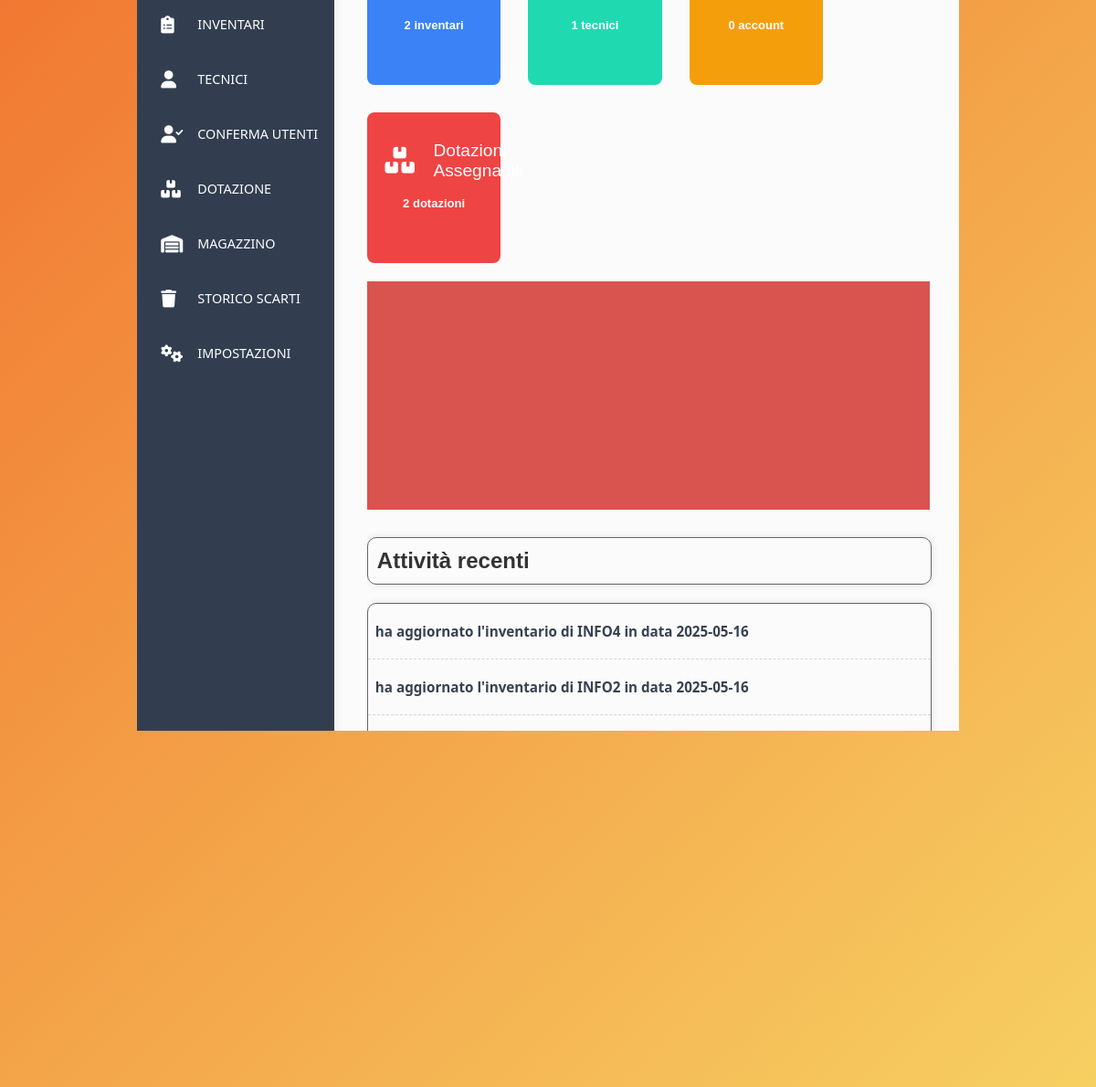
Screenshot of /admin_page/admin_page.php (signed in) with the database file from the repository.
### tables this page shows
CREATE TABLE `inventario` (
  `codice_inventario` varchar(15) NOT NULL,
  `data_inventario` date DEFAULT NULL,
  `descrizione` text DEFAULT NULL,
  `ID_aula` varchar(20) NOT NULL,
  `scuola_appartenenza` varchar(10) DEFAULT NULL,
  `ID_tecnico` varchar(50) NOT NULL
);

### admin_page/admin_page.php (the view, shortened to what this page needs)
<?php
    $host = 'localhost';
    $db = 'inventariosdarzo';
    $user = 'root';
    $pass = '';
    $username = $_SESSION['username'];
    $role = $_SESSION['role'];
    if(!is_null($username) && $role == "admin"){
        try {
        $conn = new PDO("mysql:host=$host;dbname=$db", $user, $pass);
        $conn->setAttribute(PDO::ATTR_ERRMODE, PDO::ERRMODE_EXCEPTION);
        } catch (PDOException $e) {
            die("Connessione fallita: " . $e->getMessage());
        }
        $stmt = $conn->query("SELECT count(*) FROM inventario");
        $num_inventari = $stmt->fetchColumn();
        $stmt = $conn->query("SELECT count(*) FROM utente WHERE stato LIKE 'attivo'");
        $num_tecnici = $stmt->fetchColumn();
        $stmt = $conn->query("SELECT count(*) FROM utente WHERE stato LIKE 'attesa'");
        $num_account_da_verificare = $stmt->fetchColumn();
        $stmt = $conn->query("SELECT count(*) FROM dotazione WHERE ID_aula IS NULL");
        $num_dotazioni_non_assegnate = $stmt->fetchColumn();
        $stmt = $conn->prepare("
        SELECT i.ID_aula, u.username, i.data_inventario
        FROM inventario i
        LEFT JOIN utente u ON i.ID_tecnico = u.username
        ORDER BY i.data_inventario DESC
        ");
        $stmt->execute();
        $inventari_piu_tecnici = $stmt->fetchAll(PDO::FETCH_ASSOC);
    }else{
        header("Location: ..\logout\logout.php");
    }
?>
<!DOCTYPE html>
<html lang="en">
    <head>
        <link rel="stylesheet" href="..\assets\css\background.css">
        <link rel="stylesheet" href="..\assets\css\shared_style_user_admin.css">
        <link rel="stylesheet" href="admin_page.css">
        <link rel="stylesheet" href="https://cdnjs.cloudflare.com/ajax/libs/font-awesome/6.0.0-beta3/css/all.min.css">
    </head>
    <body>
        <div class="container">
            <div class="sidebar">
                <div class="section-container">
                    <br>
                    <a href="../user_page/aule/aule.php"><div class="section"><span class="section-text"><i class="fas fa-clipboard-list"></i> INVENTARI</span></div></a>
                    <a href="mostra_user_attivi/mostra_user_attivi.php"><div class="section"><span class="section-text"><i class="fas fa-user"></i> TECNICI</span></div></a>
                    <a href="user_accept/user_accept.php"><div class="section"><span class="section-text"><i class="fas fa-user-check"></i>CONFERMA UTENTI</span></div></a>
                    <a href="lista_dotazione/lista_dotazione.php"><div class="section"><span class="section-text"><i class="fas fa-boxes-stacked"></i>DOTAZIONE</span></div></a>
                    <a href="dotazione_archiviata/dotazione_archiviata.php"><div class="section"><span class="section-text"><i class="fas fa-warehouse"></i>MAGAZZINO</span></div></a>
                    <a href="dotazione_eliminata/dotazione_eliminata.php"><div class="section"><span class="section-text"><i class="fas fa-trash"></i>STORICO SCARTI</span></div></a>
                    <a href="bop.php"><div class="section"><span class="section-text"><i class="fas fa-cogs"></i>IMPOSTAZIONI</span></div></a>
                </div>
            </div>
            <div class="content">
                <div class="dashboard-cards">
                    <a href="bop.php">
                        <div class="card card-blue">
                            <div class="card-content">
                            </div>
                            <span class="card-number"><?php echo $num_inventari?> inventari</span>
                        </div>
                    </a>
                    <a href="bop.php">
                        <div class="card card-green">
                            <div class="card-content">
                            </div>
                            <span class="card-number"><?php echo $num_tecnici?> tecnici</span>
                        </div>
                    </a>
                    <a href="user_accept/user_accept.php">
                        <div class="card card-orange">
                        <div class="card-content">
                        </div>
                        <span class="card-number"><?php echo $num_account_da_verificare?> account</span>
                        </div>
                    </a>
                    <a href="bop.php">
                        <div class="card card-red">
                        <div class="card-content">
                            <i class="fas fa-boxes"></i>
                            <h3>Dotazioni<br>Assegnabili</h3>
                        </div>
                        <span class="card-number"><?php echo $num_dotazioni_non_assegnate?> dotazioni</span>
                        </div>
                    </a>
                </div>
                 <div class="placeholder"></div>
                <div class="log-container">
                    <div class="log-title"><span>Attività recenti</span></div>
                    <div class="log-content">
                        <table>
                            <?php
                                foreach ($inventari_piu_tecnici as $inventario_piu_tecnico) {
                                    echo "<tr><td>".$inventario_piu_tecnico["username"]." ha aggiornato l'inventario di ".$inventario_piu_tecnico["ID_aula"]." in data ".$inventario_piu_tecnico["data_inventario"]."</tr></td>";
                                }
                            ?>
                        </table>
                    </div>
                </div>
            </div>
        </div>
    </body>
</html>

### assets/css/background.css (style rules this page uses)
body { font-family: Arial, sans-serif; background: linear-gradient(-45deg, #f17832, #fec11a, #f7da67, #f17832); background-size: 400% 400%; animation: gradientMove 10s ease infinite; }

### assets/css/shared_style_user_admin.css (style rules this page uses)
html, body { height: 100%; margin: 0; padding: 0; overflow: hidden; display: flex; justify-content: center; align-items: center; font-family: Arial, Helvetica, sans-serif; }
.container { background-color: #fbfbfb; width: 75vw; height: 90vh; display: flex; border-radius: 20px; box-shadow: 0 0 10px rgba(0, 0, 0, 0.1); }
.sidebar { background-color: #323e50; width: 25%; min-width: 130px; height: 90vh; border-bottom-left-radius: 20px; border-top-left-radius: 20px; box-shadow: 0 0 10px rgba(0, 0, 0, 0.1); }
.section-container { border-top: 2px solid white; margin-top: 15px; width: 90%; height: 100%; position: relative; left: 5%; right: 5%; font-family: 'Segoe UI', Tahoma, Geneva, Verdana, sans-serif; display: block; color: #333; }
.section { position: relative; width: 100%; height: 50px; margin-bottom: 10px; }
a { text-decoration: none; }
.section-text { width: 100%; height: 100%; font-weight: 500; color: #ffffff; font-size: 0.9rem; display: flex; align-items: center; justify-content: start; padding: 0 8%; }
.content { flex-grow: 1; background-color: #fbfbfb; border-top-right-radius: 20px; border-bottom-right-radius: 20px; overflow-y: auto; margin-left: 4%; }
.section-text i { width: 30px; font-size: 1.2rem; margin-right: 10px; }
.dashboard-cards { display: flex; gap: 30px; margin: 20px 0; flex-wrap: wrap; width: 100%; }
.card { width: 10.2vw; min-width: 70px; height: 10.2vh; min-height: 40px; padding: 12px; border-radius: 8px; color: white; background-color: #3b82f6; position: relative; display: flex; flex-direction: column; justify-content: flex-start; align-items: flex-start; }
.card-content { display: flex; align-items: center; gap: 30px; }
.card i { max-width: 23px; font-size: 1.8rem; margin-left: 5%; }
.card h3 { font-weight: 400; font-size: 1.2rem; }
.card-number { position: relative; bottom: 2px; font-size: 13px; font-weight: 550; align-self: center; }
.card-blue { background: #3b82f6; }
.card-green { background: #1fdab1; }
.card-orange { background: #f59e0b; }
.card-red { background: #ef4444; }

### admin_page/admin_page.css (style rules this page uses)
.placeholder { height: 250px; width: 95%; background-color: #d9534f; }
.log-container { width: 95%; margin-top: 30px; }
.log-title { border: 1px solid rgb(101, 101, 101); width: 100%; height: 50px; color:#333; border-radius: 10px; box-shadow: 0 0 10px rgba(0, 0, 0, 0.1); display: flex; justify-content: left; align-items: center; font-size: 1.5rem; font-weight: bold; }
.log-title span { margin-left: 10px; }
.log-content { border: 1px solid rgb(101, 101, 101); width: 100%; height: 185px; margin-top: 20px; border-radius: 10px; box-shadow: 0 0 10px rgba(0, 0, 0, 0.1); }
.log-content table { width: 100%; max-height: 70px; border-collapse: collapse; font-family: 'Segoe UI', Tahoma, Geneva, Verdana, sans-serif; font-size: 0.95rem; color: #374151; overflow-y: hidden; }
.log-content tr td { max-width: 300px; font-weight: bold; padding: 20px 8px; border-bottom: 1px dashed #d1d5db; vertical-align: middle; word-wrap: break-word; }

### rows the page displays
inventario: ID_aula "INFO4", data_inventario "2025-05-16"
inventario: ID_aula "INFO2", data_inventario "2025-05-16"

### other values shown
$num_inventari "2"
$num_tecnici "1"
$num_account_da_verificare "0"
$num_dotazioni_non_assegnate "2"
